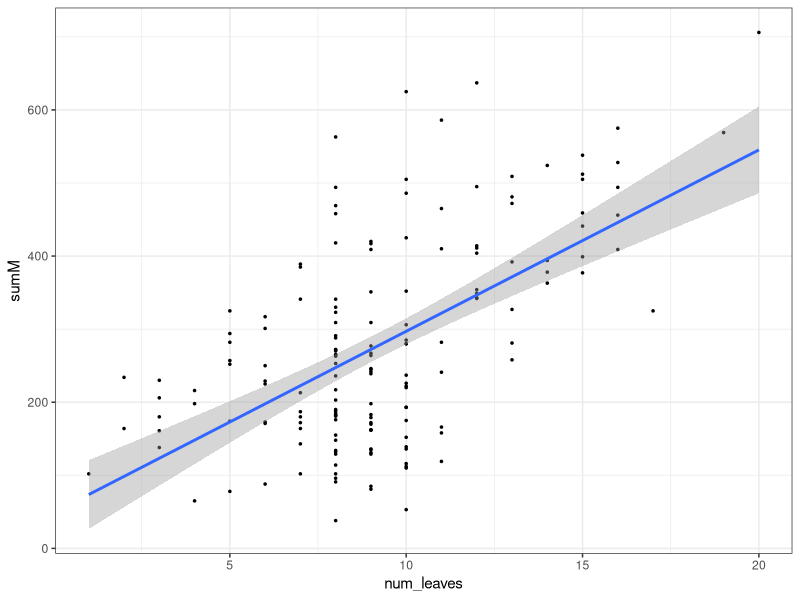
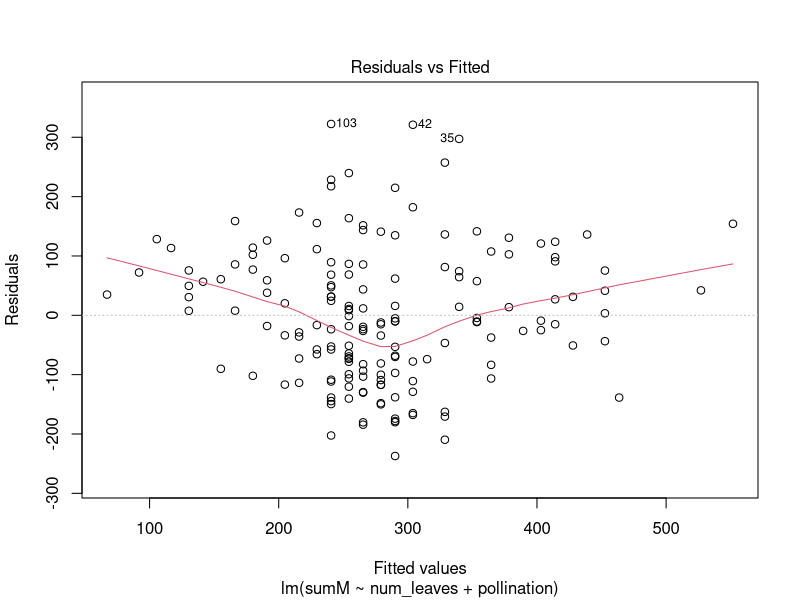
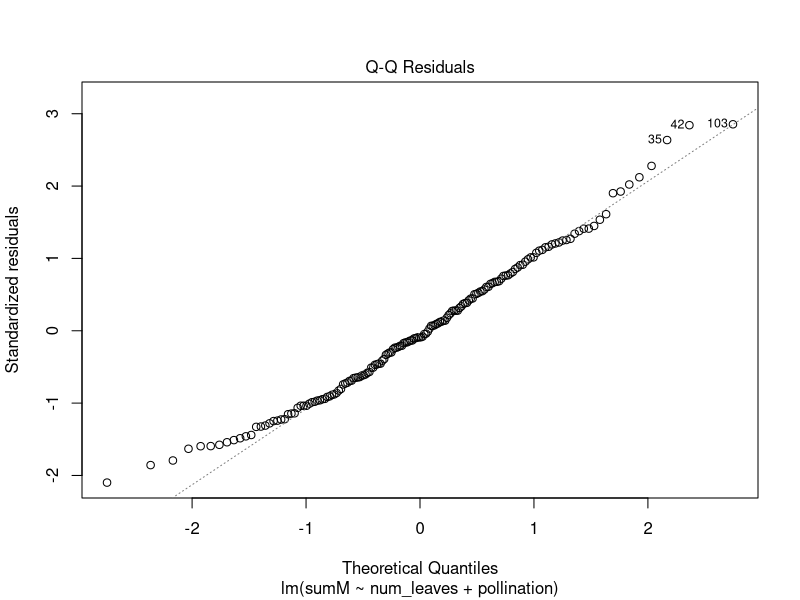
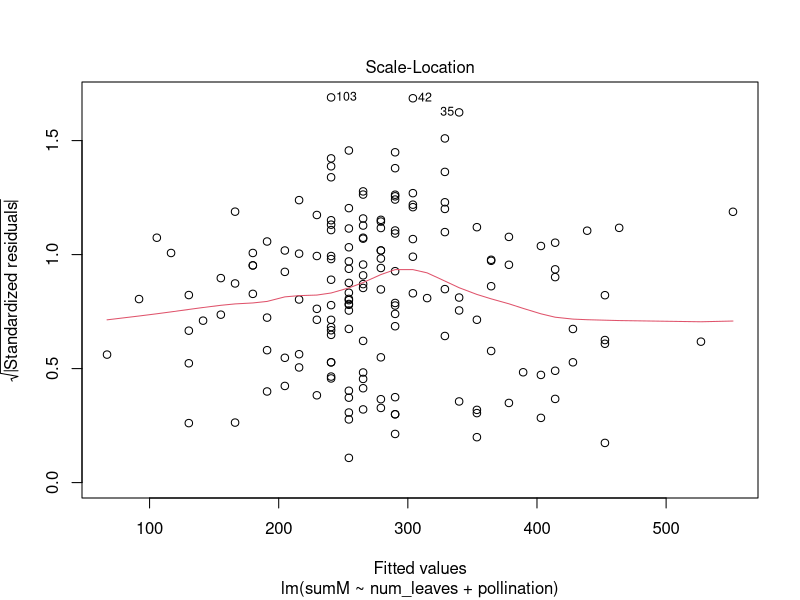
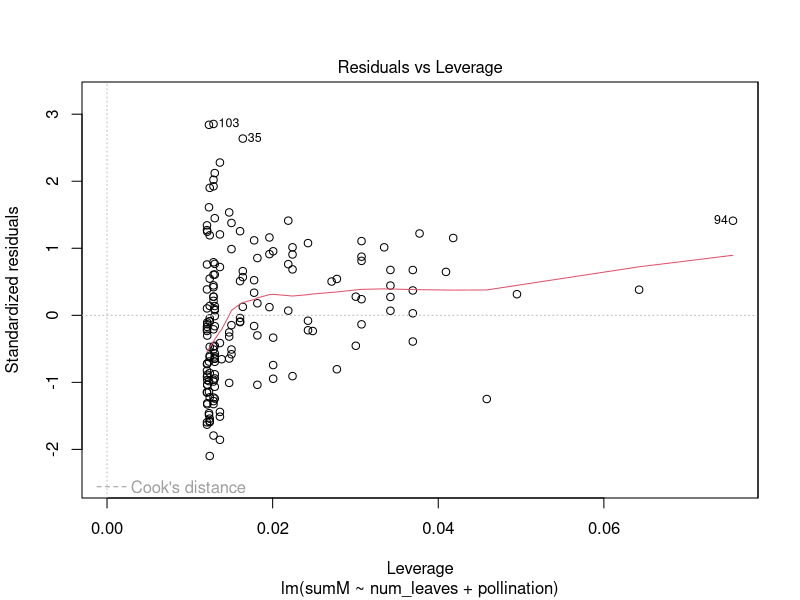
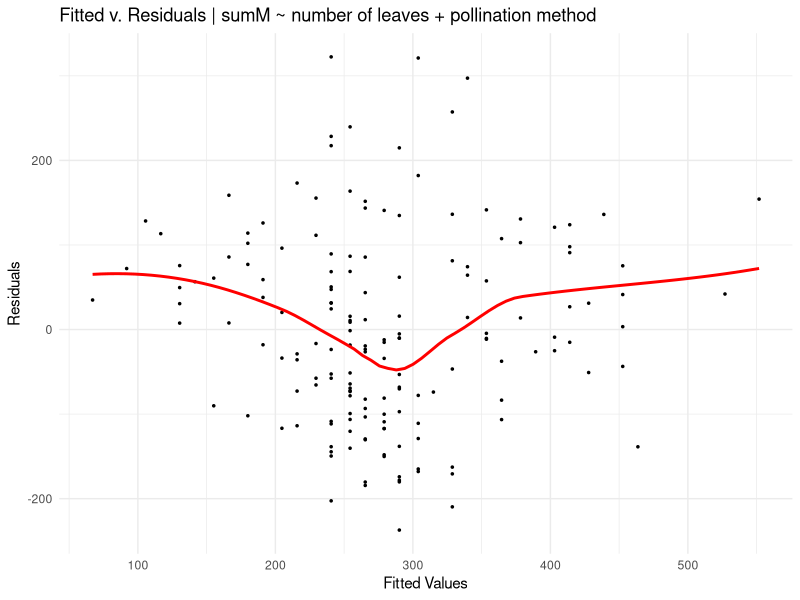

Source code (R) for these figures, in order:
## ---- chunk 1
knitr::opts_chunk$set(echo = TRUE)

library(dplyr)
library(ggplot2)
library(ggfortify)
## ---- chunk 2
flowercounts <- read.csv("lecture3_flowercounts.csv")
flowercounts$plant <- as.factor(flowercounts$plant)

cucumberdamage <- read.csv("lecture3_cucumberdamage.csv")
cucumberdamage$plant <- as.factor(cucumberdamage$plant)


flowertotals = summarize(
  group_by(flowercounts, plant),
  sumF = sum(F),
  sumM = sum(M),
  sumTotal = sum(M) + sum(F)
  )

# flowertotals = slice(flowertotals, 1:200) # summarize spits out an NA row at the end. This seems to get rid of it.

cfdata = left_join(cucumberdamage, flowertotals, by="plant")

summary(cfdata)
glimpse(cfdata)

## ---- chunk 3
# Visualize the data in a plot

male_plot = ggplot(
  cfdata,
  aes(
    x=num_leaves,
    y=sumM,
  )) +
  geom_point(
    shape=20,
    size=1,
    na.rm=TRUE
  ) +
  theme_bw() +
  geom_smooth(
  formula = y~x,
  method = 'lm',
  se=TRUE, # show shaded area for standard error of line
  na.rm = TRUE
  )

male_plot

## ---- chunk 4
# Build a model using lm()

?lm

model1 = lm( # set up a linear model
  sumM ~ num_leaves + pollination, # y~x, independ. v. depend. --or-- response v. feature
  data = cfdata
  )

## ---- chunk 5
# Assess the model

#autoplot(
#  model1, 
#  smooth.colour = 2)
# residuals are how far off from regression line each data point was.
# good test of homo/heteroscadicity. Do we have more/less variance as we approach one side? approach ends? etc.
plot(model1)

# Residuals show some non-flat pattern, but are overall okay. 
# QQ plot shows
# Scale location plot (square root of residuals) shows
# Residuals v. Leverage plot shows

## ---- chunk 6
# Interpret the model, particularly in light of your hypothesis

anova(model1) # analysis of variance

## ---- chunk 7

summary(model1)

# There's a positive relationship between each dependent variable (number of leaves and pollination), and the total number of male flowers. The relationship between number of leaves and number of male flowers is statistically significant (Df: 1, 163 F: 85.68 p < 2e-16). 

# The relationship between pollination method and number of male flowers is not statistically significant (Df 1, 163 F: 0.6075 p: 0.437)

# My hypothesis is correct. Number of leaves has a positive correlation with the number of male flowers that is statistically significant, but the pollination method does not have a statistically significant correlation with the number of male flowers.
## ---- chunk 8
# Plot your results the way you would want it to look in a journal (or on grandma's refrigerator)

r = residuals.lm(model1)
f = fitted.values(model1)

data = list(r, f)

dataFrame <- as.data.frame(data)

ggplot(
  dataFrame,
  aes(
    x=f,
    y=r
  )) +
  geom_point(
    shape=20,
    size=1,
  ) +
  theme_minimal() +
  geom_smooth(
  se=FALSE,
  color="red"
  ) +
  labs(
    x = "Fitted Values",
    y = "Residuals",
    title = "Fitted v. Residuals | sumM ~ number of leaves + pollination method"
  )

## ---- chunk 9

## ---- chunk 10

## ---- chunk 11

## ---- chunk 12

## ---- chunk 13

## ---- chunk 14

## ---- chunk 15
